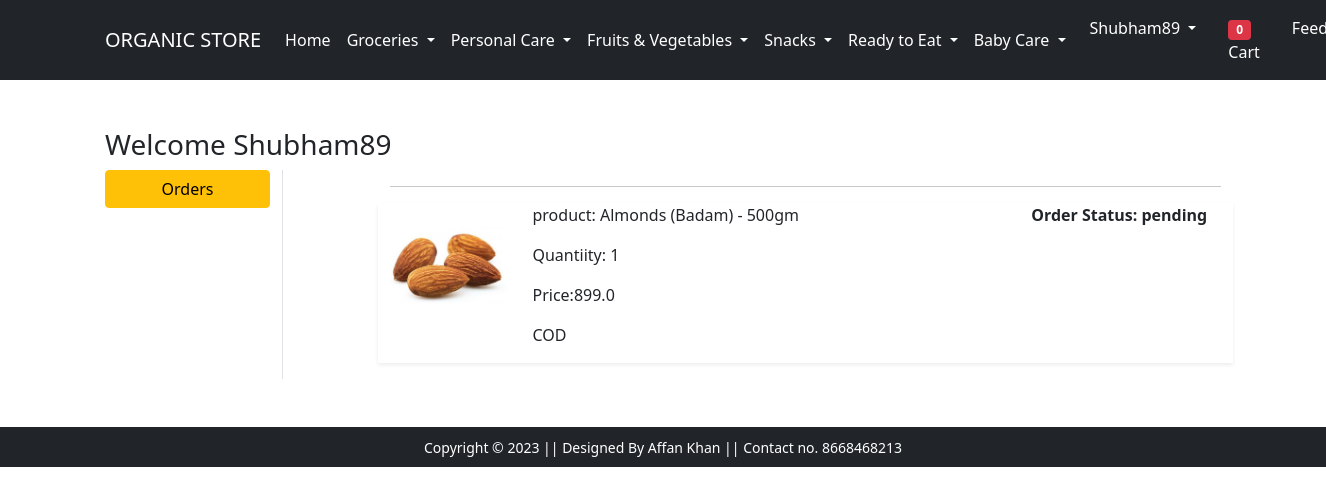
Page /orders/ (signed in) on the committed database.
### organic/models.py (models this page shows, shortened)
class OrderPlaced(models.Model):
    user = models.ForeignKey(User, on_delete=models.CASCADE)
    customer = models.ForeignKey(Customer, on_delete=models.CASCADE)
    product = models.ForeignKey(Product, on_delete=models.CASCADE)
    quantity = models.PositiveBigIntegerField(default=1)
    ordered_date = models.DateTimeField(auto_now_add=True)
    status = models.CharField(max_length=50, choices=STATUS_CHOICES, default='pending')
    @property
    def total_cost(self):
        return self.quantity * self.product.discounted_price

class Product(models.Model):
    title = models.CharField(max_length=100)
    selling_price = models.FloatField()
    discounted_price = models.FloatField()
    description = models.TextField()
    brand = models.CharField(max_length=100)
    category = models.CharField(choices=CATEGORY_CHOICES, max_length=5)
    product_image = models.ImageField(upload_to="productimg")

### organic/views.py (the view)
# urls.py: path('orders/', views.orders, name='orders'),
def orders(request):
    totalitem = 0
    op = OrderPlaced.objects.filter(user=request.user)
    if request.user.is_authenticated:
        totalitem = len(Cart.objects.filter(user=request.user))
    return render(request, 'orders.html', {'order_placed': op, 'totalitem': totalitem})

### organic/templates/orders.html (shortened to what this page needs)
{% extends 'base.html' %}
{% load static %}
{% block main-content %}
<div class="container my-5">
 <div class="row">
 <h3>Welcome {{request.user}}</h3>
  <div class="col-sm-2 border-end">
   <ul class="list-unstyled">
    <li class="d-grid"><a href="{% url 'orders' %}" class="btn btn-warning">Orders</a></li>
   </ul>
  </div>
  <div class="col-sm-9 offset-sm-1">
   {% for op in order_placed %}
   <hr>
   <div class="row shadow-sm mb-3">
    <div class="col-sm-2">
        <img src="{{op.product.product_image.url}}" alt="" srcset="" class="img-fluid" height="150" width="150">
   </div>
   <div class="col-sm-7">
       <p>product: {{op.product.description}}</p>
       <p>Quantiity: {{op.quantity}}</p>
       <p>Price:{{op.total_cost}}</p>
       <p>COD</p>
   </div>
   <div class="col-sm-3 fw-bold">
       <p>Order Status: {{op.status}}</p>
    </div>
  </div>
  {% endfor %}
 </div>
</div>
</div>
{% endblock main-content %}

### organic/templates/base.html (shortened to what this page needs)
<!doctype html>
{% load static %}
<html lang="en">
  <head>
    <link href="https://cdn.jsdelivr.net/npm/bootstrap@5.0.0-beta1/dist/css/bootstrap.min.css" rel="stylesheet">
    <link rel="stylesheet" href="{% static 'app/css/owl.carousel.min.css' %}">
    <link rel="stylesheet" href="{% static 'app/css/all.min.css' %}">
    <link rel="stylesheet" href="{% static 'app/css/style.css' %}">
  </head>
  <body>
    <nav class="navbar navbar-expand-lg navbar-dark bg-dark">
     <div class="container">
       <a class="navbar-brand" href="/">ORGANIC STORE</a>
       <div class="collapse navbar-collapse" id="navbarSupportedContent">
         <ul class="navbar-nav me-auto mb-2 mb-lg-0">
           <li class="nav-item">
             <a class="nav-link active" aria-current="page" href="/">Home</a>
           </li>
           <li class="nav-item dropdown">
             <a class="nav-link dropdown-toggle text-white" href="#" role="button" data-bs-toggle="dropdown" aria-expanded="false">
               Groceries
             </a>
           </li>
           <li class="nav-item dropdown">
            <a class="nav-link dropdown-toggle text-white" href="#" id="fashionDropdown" role="button" data-bs-toggle="dropdown" aria-expanded="false">
              Personal Care
            </a>
          </li>
          <li class="nav-item dropdown">
            <a class="nav-link dropdown-toggle text-white" href="#" role="button" data-bs-toggle="dropdown" aria-expanded="false">
              Fruits & Vegetables
            </a>
            </li>
         <li class="nav-item dropdown">
             <a class="nav-link dropdown-toggle text-white" href="#" role="button" data-bs-toggle="dropdown" aria-expanded="false">
               Snacks
             </a>
           </li>
             <li class="nav-item dropdown">
             <a class="nav-link dropdown-toggle text-white" href="#" role="button" data-bs-toggle="dropdown" aria-expanded="false">
               Ready to Eat
             </a>
           </li>
             <li class="nav-item dropdown">
             <a class="nav-link dropdown-toggle text-white" href="#" role="button" data-bs-toggle="dropdown" aria-expanded="false">
               Baby Care
             </a>
           </li>
         </ul>
      </div>
         <div>
          <ul class="navbar-nav me-auto mb-2 mb-lg-0">
            {%if request.user.is_authenticated %}
           <li class="nav-item dropdown mx-2">
              <a class="nav-link dropdown-toggle text-white" href="#" id="profileDropdown" role="button" data-bs-toggle="dropdown" aria-expanded="false">
                {{request.user.username|capfirst}}
              </a>
            </li>
            <li class="nav-item mx-2">
             <a href="{% url 'cart' %}" class="nav-link text-white"><span class="badge bg-danger">{{totalitem}}</span>Cart</a>
            </li>
               <li class="nav-item mx-2">
                   <a class="nav-link text-white" href="{% url 'feedbacks' %}">Feedback</a>
            </li>
            {% endif %}
          </ul>
         </div>
       </div>
    </nav>
    {% block main-content %} {% endblock main-content %}
    <footer class="container-fluid bg-dark text-center p-2 mt-5">
        <small class="text-white">Copyright &copy; 2023 || Designed By Affan Khan || Contact no. 8668468213   </small>
    </footer>
  </body>
</html>

### rows in the picture
OrderPlaced: product.product_image (picture), product.description "Almonds (Badam) - 500gm", quantity "1", total_cost "899.0", status "pending"

### other values in the picture
{{ request.user.username|capfirst }} "Shubham89"
{{ totalitem }} "0"
{{ request.user }} "Shubham89"
